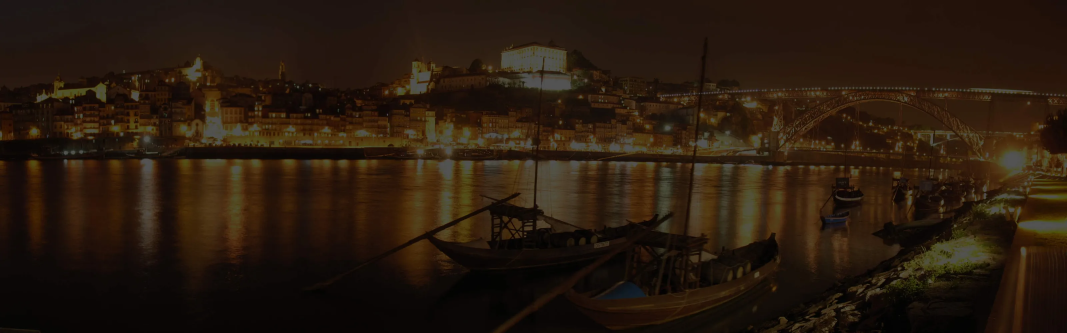
#> input picture imgs/headerBackground.webp, 3200 x 999 px, found by its file name (shown at 1/3 size)
$ python og_images.py
#> lines starting #> are read from the running program, lines starting #| are printed output that depends on the picture
#!/usr/bin/env python3
"""Builds the social preview images (static/imgs/og-image.{en,es,pt}.jpg, 1200x630).

Background: the hero artwork (static/imgs/headerBackground.webp), darkened; plus the
profile photo, the name, the title and a one-line tagline per language.
Needs Pillow and the Open Sans fonts.   Run it with:  make og-images
"""
from PIL import Image, ImageDraw, ImageFont, ImageFilter

IMGS = "static/imgs/"
FONTS = "/usr/share/fonts/open-sans/OpenSans-"
W, H = 1200, 630
TAGLINE = {
    "en": "Distributed systems · Cloud · IoT · Electronics",
    "es": "Sistemas distribuidos · Cloud · IoT · Electrónica",
    "pt": "Sistemas distribuídos · Cloud · IoT · Eletrónica",
}
NAME, TITLE, URL = "Ricardo dos Santos Pereira", "Cloud Architect & Software Engineer", "ricardopereira.es"


def font(weight, size):
    return ImageFont.truetype(f"{FONTS}{weight}.ttf", size)


art = Image.open(IMGS + "headerBackground.webp").convert("RGB")
#> art is the input picture: PIL image 3200x999 RGB; mean R, G, B 40.8, 26.4, 13.9
aw, ah = art.size
#> aw = 3200; ah = 999
crop = art.crop((int(aw * .03), 0, int(aw * .03) + int(ah * W / H), ah)).resize((W, H), Image.LANCZOS)
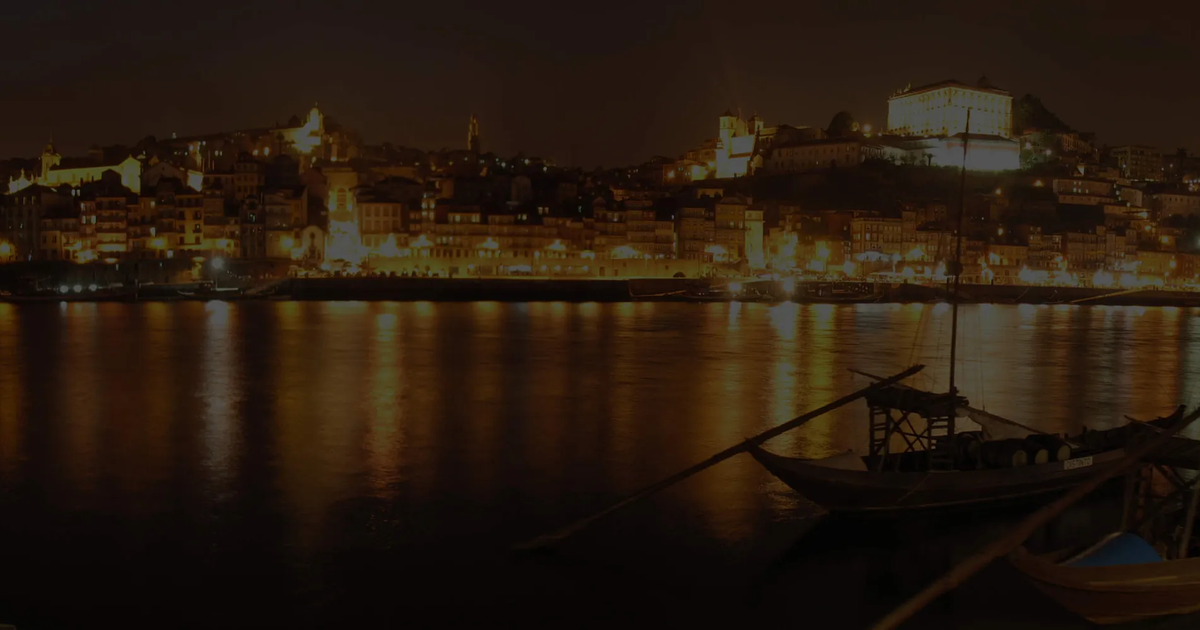
#> crop: PIL image 1200x630 RGB; mean R, G, B 39.4, 25.7, 14.1
dark = Image.new("RGB", (W, H), (3, 8, 12))
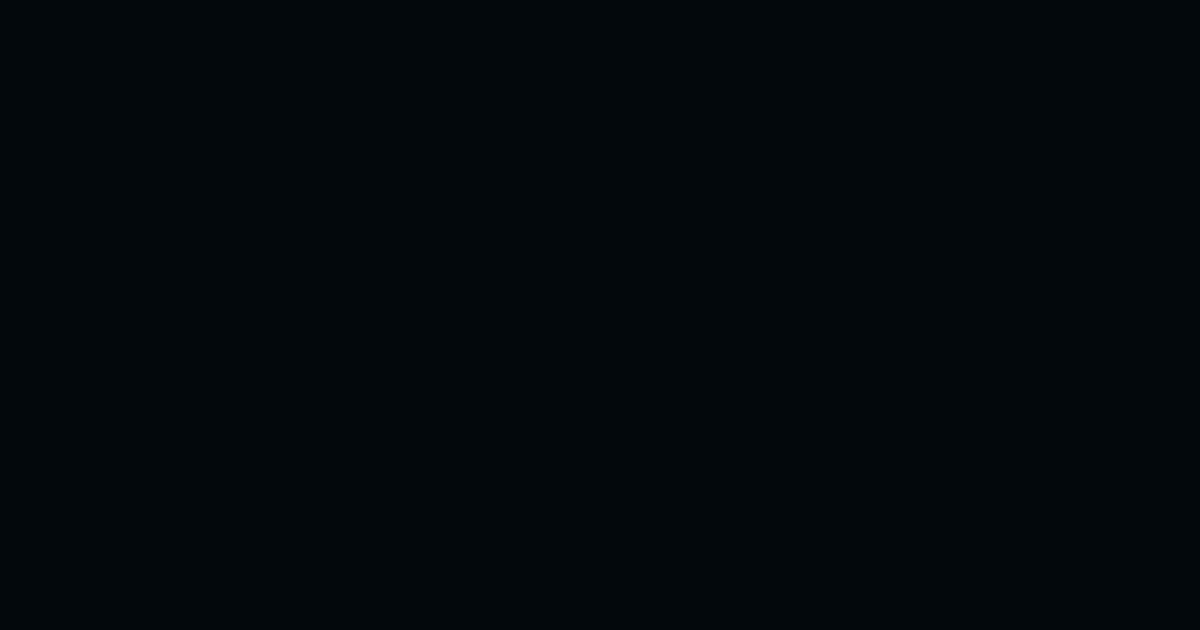
#> dark: PIL image 1200x630 RGB; mean R, G, B 3, 8, 12
base = Image.blend(crop, dark, .30)
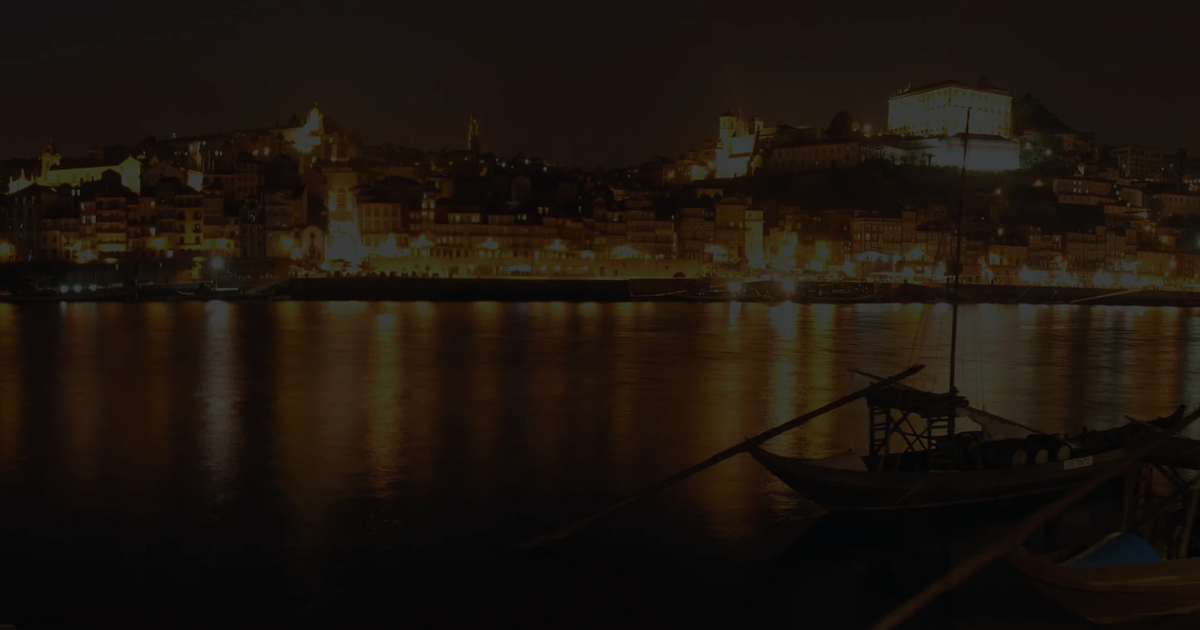
#> base: PIL image 1200x630 RGB; mean R, G, B 28, 19.9, 13
# darker band behind the text, fading to the right
mask = Image.new("L", (W, H), 0)
#> mask: PIL image 1200x630 L; every value is 0
d = ImageDraw.Draw(mask)
for x in range(W):
    d.line([(x, 0), (x, H)], fill=int(185 * max(0, 1 - max(0, x - 420) / 700)))
base = Image.composite(dark, base, mask.filter(ImageFilter.GaussianBlur(40)))
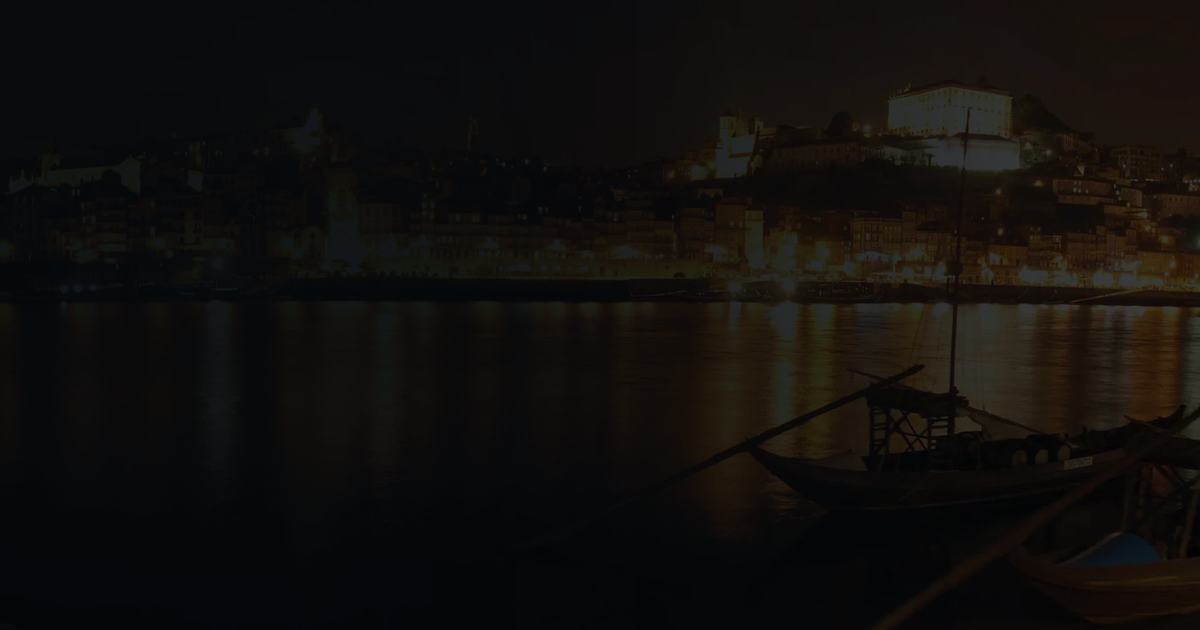
#> base: PIL image 1200x630 RGB; mean R, G, B 16.7, 14.8, 12.8

#> (the run stopped early here; a loop or call above may not have finished)
